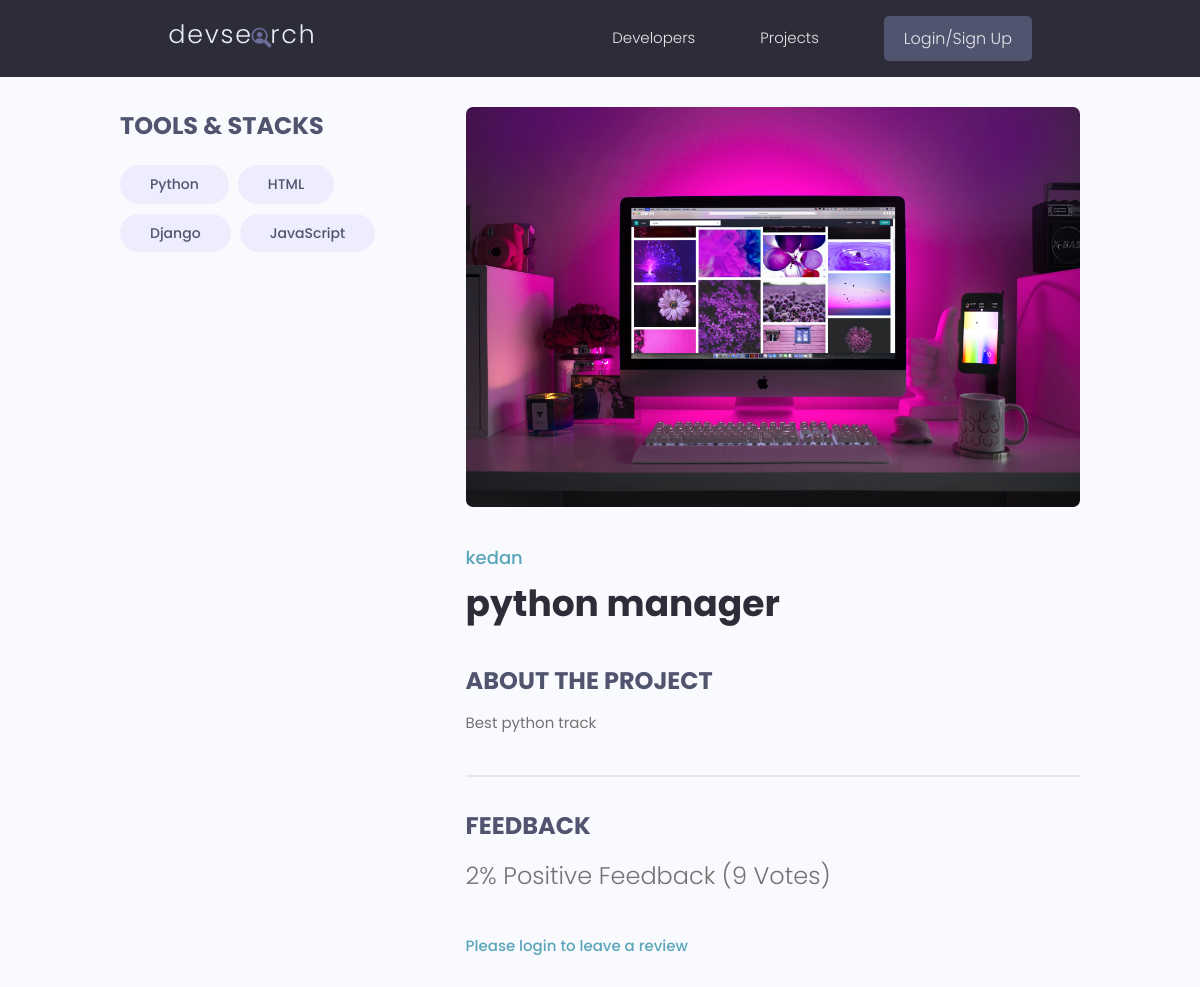
Screenshot of /projects/project/3106237c4f544a468ee262945070030e/ with the database file from the repository.
### projects/models.py (models this page shows, shortened)
class Tag(models.Model):
    name = models.CharField(max_length=200)
    created = models.DateTimeField(auto_now_add=True)
    id = models.UUIDField(default=uuid.uuid4, unique=True,
                          primary_key=True, editable=False)
    def __str__(self):
        return self.name

class Project(models.Model):
    owner = models.ForeignKey(
        Profile, null=True, blank=True, on_delete=models.CASCADE)
    title = models.CharField(max_length=200)
    description = models.TextField(null=True, blank=True)
    featured_image = models.ImageField(
        null=True, blank=True, default="default.jpg")
    demo_link = models.CharField(max_length=2000, null=True, blank=True)
    source_link = models.CharField(max_length=2000, null=True, blank=True)
    tags = models.ManyToManyField('Tag', blank=True)
    vote_total = models.IntegerField(default=0, null=True, blank=True)
    vote_ratio = models.IntegerField(default=0, null=True, blank=True)
    created = models.DateTimeField(auto_now_add=True)
    id = models.UUIDField(default=uuid.uuid4, unique=True,
                          primary_key=True, editable=False)
    class Meta:
        ordering = ['-vote_ratio', '-vote_total', 'title']
    @property
    def imageURL(self):
        try:
            url = self.featured_image.url
        except:
            url = ''
        return url
    @property
    def reviewers(self):
        queryset = self.review_set.all().values_list('owner__id', flat=True)
        return queryset

### users/models.py (models this page shows, shortened)
class Profile(models.Model):
    user = models.OneToOneField(
        User, on_delete=models.CASCADE, null=True, blank=True)
    name = models.CharField(max_length=200, blank=True, null=True)
    email = models.EmailField(max_length=500, blank=True, null=True)
    username = models.CharField(max_length=200, blank=True, null=True)
    location = models.CharField(max_length=200, blank=True, null=True)
    short_intro = models.CharField(max_length=200, blank=True, null=True)
    bio = models.TextField(blank=True, null=True)
    profile_image = models.ImageField(
        null=True, blank=True, upload_to='profiles/', default="profiles/user-default.png")
    social_github = models.CharField(max_length=200, blank=True, null=True)
    social_twitter = models.CharField(max_length=200, blank=True, null=True)
    social_linkedin = models.CharField(max_length=200, blank=True, null=True)
    social_youtube = models.CharField(max_length=200, blank=True, null=True)
    social_website = models.CharField(max_length=200, blank=True, null=True)
    created = models.DateTimeField(auto_now_add=True)
    id = models.UUIDField(default=uuid.uuid4, unique=True,
                          primary_key=True, editable=False)
    class Meta:
        ordering = ['created']

### projects/views.py (the view, shortened to what this page needs)
# urls.py: path('project/<str:pk>/', views.project, name="project"),
def project(request, pk):
    projectObj = Project.objects.get(id=pk)
    form = ReviewForm()
    return render(request, 'projects/single-project.html', {'project': projectObj, 'form': form})

### projects/templates/projects/single-project.html (shortened to what this page needs)
{% extends 'main.html' %}
{% block content %}
<main class="singleProject my-md">
    <div class="container">
        <div class="layout">
            <div class="column column--1of3">
                <h3 class="singleProject__subtitle">Tools & Stacks</h3>
                <div class="singleProject__toolStack">
                    {% for tag in project.tags.all %}
                    <span class="tag tag--pill tag--sub tag--lg">
                        <small>{{tag}}</small>
                    </span>
                    {% endfor %}
                </div>
            </div>
            <div class="column column--2of3">
                <img class="singleProject__preview" src="{{ project.imageURL }}" alt="portfolio thumbnail" />
                <a href="{% url 'user-profile' project.owner.id  %}"
                    class="singleProject__developer">{{project.owner.name}}</a>
                <h2 class="singleProject__title">{{project.title}}</h2>
                <h3 class="singleProject__subtitle">About the Project</h3>
                <div class="singleProject__info">
                    {{project.description}}
                </div>
                <div class="comments">
                    <h3 class="singleProject__subtitle">Feedback</h3>
                    <h5 class="project--rating">
                        {{project.vote_ratio}}% Positive Feedback ({{project.vote_total}}
                        Vote{{project.vote_total|pluralize:"s"}})
                    </h5>
                    {% if request.user.profile.id in project.reviewers %}
                    <p>You have already submitted your review for this project</p>
                    {% elif request.user.profile == project.owner %}
                    <p>You cannot review your own work</p>
                    {% else %}
                    <a href="{% url 'login' %}?next={{request.path}}">Please login to leave a review</a>
                    {% endif %}
                </div>
            </div>
        </div>
    </div>
</main>
{% endblock %}

### static/styles/app.css (style rules this page uses)
:root { --color-sub: #2d2d39; }
img { width: 100%; }
.singleProject .column--1of3 { order: 2; }
@media screen and (min-width: 1081px) { .singleProject .column--1of3 { order: 1; } }
@media screen and (min-width: 1081px) { .singleProject .column--2of3 { order: 2; } }
.singleProject__toolStack { margin-top: 2rem; margin-bottom: 4rem; }
.singleProject__preview { height: 50vh; object-fit: cover; object-position: top center; margin-bottom: 3rem; border-radius: 0.7rem; }
.singleProject__developer { font-size: 1.8rem; font-weight: 500; }
.singleProject__title { font-size: 3.6rem; font-weight: 700; color: var(--color-sub); margin-bottom: 3rem; }
.project--rating { margin-bottom: 1.6em; margin-top: .5em; }
.singleProject__subtitle { text-transform: uppercase; font-size: 2.4rem; font-weight: 700; color: var(--color-sub-light); margin-bottom: 1rem; }
.comments { margin-top: 4rem; padding-top: 3rem; border-top: 2px solid var(--color-light); }

### static/uikit/styles/modules/_variables.css (style rules this page uses)
:root { --color-main: #5aa5b9; --color-main-light: #e6faff; --color-sub: #3f4156; --color-sub-light: #51546e; --color-sub-lighter: #ededfd; --color-text: #737373; --color-gray: #8b8b8b; --color-light: #e5e7eb; --color-light-gray: #767676; --color-bg: #f8fafd; --color-white: #fffefd; --color-white-light: #f3f3f3; --color-success: #359e64; --color-success-bg: #def8e8; --color-error: #fc4b0b; --color-error-bg: #fff2ee; --font-base: 'Poppins', arial, helvetica, 'Segoe UI', roboto, ubuntu, sans-serif; --font-monospace: 'Fira Code', 'Courier New', courier, monospace; --font-regular: 300; --font-medium: 500; --font-bold: 700; --generic-shadow: 1px 1px 5px #00000010; --generic-transition: all 0.3s ease-in-out; }

### static/uikit/styles/modules/_base.css (style rules this page uses)
* { margin: 0; padding: 0; box-sizing: border-box; text-rendering: optimizeLegibility; color: inherit; font-size: inherit; }
html { font-size: 50%; }
@media only screen and (min-width: 480px) { html { font-size: 56.25%; } }
@media only screen and (min-width: 1200px) { html { font-size: 62.5%; } }
body { line-height: 1.6; font-weight: 400; font-size: 1.5rem; color: var(--color-text); background-color: var(--color-bg); min-height: 100vh; }

### static/uikit/styles/modules/_typography.css (style rules this page uses)
* { font-family: var(--font-base); }
h2 { font-size: 3.6rem; font-weight: var(--font-bold); }
h3 { font-size: 3.2rem; font-weight: var(--font-medium); }
h5 { font-size: 2.4rem; font-weight: var(--font-medium); }
h5, h6 { font-weight: var(--font-regular); }
p, span, strong { font-size: 1.6rem; color: var(--color-text); font-weight: var(--font-regular); }
a { padding-bottom: 2px; text-decoration: none; display: inline-block; color: var(--color-main); font-weight: var(--font-medium); }

### static/uikit/styles/modules/_utilities.css (style rules this page uses)
.container { width: 92%; max-width: 165rem; margin: 0 auto; box-sizing: border-box; }
@media screen and (min-width: 1000px) { .container { width: 90%; } }
@media screen and (min-width: 1200px) { .container { width: 80%; } }
.my-md { margin: 3rem auto; }

### static/uikit/styles/modules/_tag.css (style rules this page uses)
.tag { display: inline-flex; align-items: center; background-color: var(--color-sub); height: -webkit-fit-content; height: -moz-fit-content; height: fit-content; width: -webkit-fit-content; width: -moz-fit-content; width: fit-content; border-radius: 0.5rem; padding: 0.5rem 1.5rem; font-size: 1.2rem; cursor: pointer; }
.tag:not(:last-child) { margin-right: 0.25rem; margin-bottom: 0.75rem; }
.tag > small { color: var(--color-white); }
.tag--pill { border-radius: 5rem; }
.tag--sub, .tag--sub > small { background: var(--color-sub-lighter); color: var(--color-sub-light); font-weight: 500; }
.tag--lg { padding: 0.8rem 3rem; font-size: 1.4rem; }
.tag--lg:not(:last-child) { margin-right: 0.5rem; margin-bottom: 1rem; }

### static/uikit/styles/modules/_layout.css (style rules this page uses)
.layout { display: flex; flex-flow: row wrap; justify-content: space-between; }
.layout > .column { margin-bottom: 3rem; }
.layout > .column.column--1of3 { flex-basis: 30%; }
.layout > .column.column--2of3 { flex-basis: 64%; }

### rows the page displays
Tag: name "Python"
Tag: name "HTML"
Tag: name "Django"
Tag: name "JavaScript"
Project: imageURL (picture), owner.name "kedan", title "python manager", description "Best python track", vote_ratio "2", vote_total "9"
